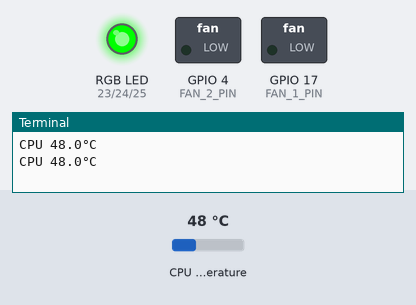
Recording of a program running on a simulated Raspberry Pi (BCM pin numbers). Parts: switched loads named in the program (green lamp = pin HIGH), an RGB LED mixed from three pins (HIGH = lit), the last lines printed to the terminal. The inputs (shaded band) are chosen by the test bench; at power-on: CPU temperature 48 °C. Dim RGB values are drawn brighter than linear.

Above: at 1.2 s.
1.3 s: CPU temperature set to 58 °C
At 4.0 s:
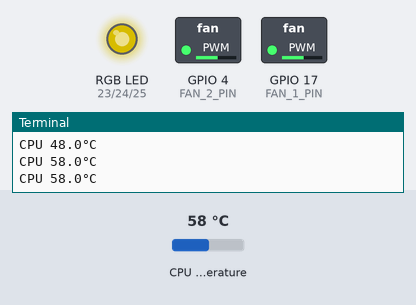
4.5 s: CPU temperature set to 31 °C
At 5.5 s:
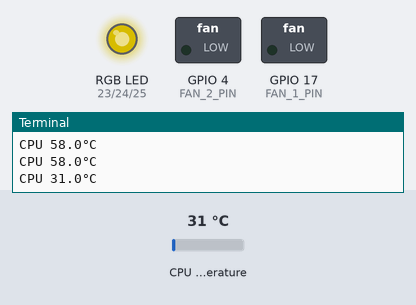
7.5 s: CPU temperature set to 71 °C
At 9.8 s:
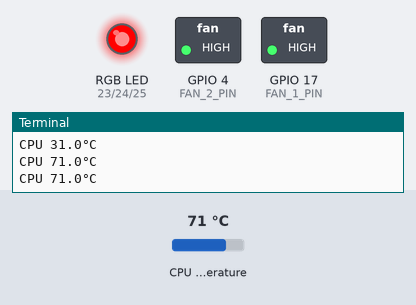
10.5 s: CPU temperature set to 44 °C
At 11.4 s:
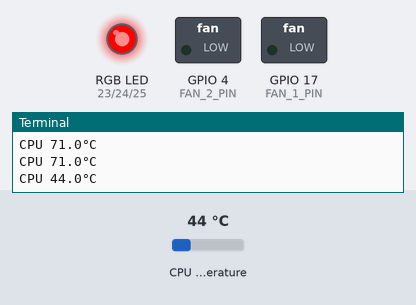
13.5 s: CPU temperature set to 84 °C
At 14.8 s:
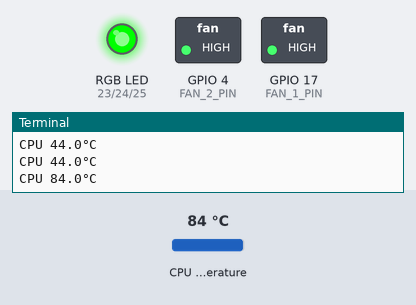
Timing chart, 0 to 16.5 s (numbered marks = the images above; inputs shaded):
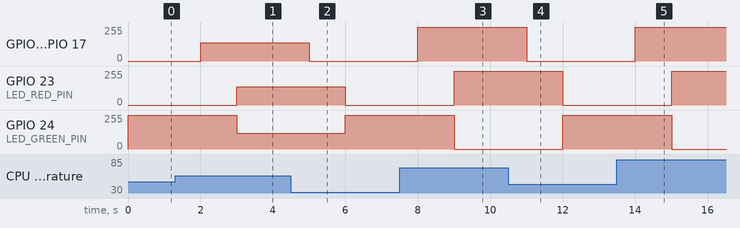

Measured:
- after the input at 1.3 s, GPIO 4 (FAN_2_PIN), GPIO 17 (FAN_1_PIN): 0/255 → 136/255 after 0.70 s; GPIO 23 (LED_RED_PIN): 0/255 → 136/255 after 1.7 s; GPIO 24 (LED_GREEN_PIN): 255/255 → 119/255 after 1.7 s
- after the input at 4.5 s, GPIO 4 (FAN_2_PIN), GPIO 17 (FAN_1_PIN): 136/255 → 0/255 after 0.50 s; GPIO 23 (LED_RED_PIN): 136/255 → 0/255 after 1.5 s; GPIO 24 (LED_GREEN_PIN): 119/255 → 255/255 after 1.5 s
- after the input at 7.5 s, GPIO 4 (FAN_2_PIN), GPIO 17 (FAN_1_PIN): 0/255 → 255/255 after 0.51 s; GPIO 23 (LED_RED_PIN): 0/255 → 255/255 after 1.5 s; GPIO 24 (LED_GREEN_PIN): 255/255 → 0/255 after 1.5 s
- after the input at 10.5 s, GPIO 4 (FAN_2_PIN), GPIO 17 (FAN_1_PIN): 255/255 → 0/255 after 0.51 s; GPIO 23 (LED_RED_PIN): 255/255 → 0/255 after 1.5 s; GPIO 24 (LED_GREEN_PIN): 0/255 → 255/255 after 1.5 s
- after the input at 13.5 s, GPIO 4 (FAN_2_PIN), GPIO 17 (FAN_1_PIN): 0/255 → 255/255 after 0.51 s; GPIO 23 (LED_RED_PIN): 0/255 → 255/255 after 1.5 s; GPIO 24 (LED_GREEN_PIN): 255/255 → 0/255 after 1.5 s

The program:

fan_control.py
```python
# !/usr/bin/python
# -*- coding: utf-8 -*-

# Lüftersteuerung PWM
# Version 0.2
# Geschrieben von: Fabian Riegeer

# Bibliotheken importieren
import RPi.GPIO as GPIO
import time
import sys

# Pinbelegung
LED_RED_PIN = 23  # rote LED
LED_GREEN_PIN = 24  # grüne LED
LED_BLUE_PIN = 25  # blaue LED
FAN_1_PIN = 17  # Lüfter 1
FAN_2_PIN = 4  # Lüfter 2

# Mindestgeschwindigkeit Lüfter
FAN_1_MIN = 30  # [%] Lüfter 1
FAN_2_MIN = 30  # [%] Lüfter 2

# Taktfrequenz und Intervallabstand
PWM_FREQ = 50  # [Hz]
WAIT_TIME = 1  # [s]

# Temperaturspanne und Lüftergeschwindigkeit Schritte
tempSteps = [50, 65]  # [°C]
speedSteps = [0, 100]  # [%]

# Die Lüfterdrehzahl ändert sich nur, wenn die Temperaturdifferenz höher ist
# als hyst
hyst = 1

i = 0
cpuTemp = 0
fanSpeed = 0
cpuTempOld = 0
fanSpeedOld = 0

# GPIO Startwerte
GPIO.setmode(GPIO.BCM)  # Auswahl Pinbelegung
GPIO.setwarnings(False)  # Warnungen Pinbelegung/-zustand
GPIO.setup(LED_RED_PIN, GPIO.OUT, initial=GPIO.LOW)  # LED rot
GPIO.setup(LED_GREEN_PIN, GPIO.OUT, initial=GPIO.LOW)  # LED grün
GPIO.setup(LED_BLUE_PIN, GPIO.OUT, initial=GPIO.LOW)  # LED blau
GPIO.setup(FAN_1_PIN, GPIO.OUT, initial=GPIO.LOW)  # Lüfter 1
GPIO.setup(FAN_2_PIN, GPIO.OUT, initial=GPIO.LOW)  # Lüfter 2

LED_RED = GPIO.PWM(LED_RED_PIN, PWM_FREQ)
LED_GREEN = GPIO.PWM(LED_GREEN_PIN, PWM_FREQ)
LED_BLUE = GPIO.PWM(LED_BLUE_PIN, PWM_FREQ)

LED_RED.start(0)
LED_GREEN.start(0)
LED_BLUE.start(0)

fan_1 = GPIO.PWM(FAN_1_PIN, PWM_FREQ)
fan_2 = GPIO.PWM(FAN_2_PIN, PWM_FREQ)

fan_1.start(0)
fan_2.start(0)

# We must set a speed value for each temperature step
if len(speedSteps) != len(tempSteps):
    print("Numbers of temp steps and speed steps are different")
    exit(0)

try:
    while 1:
        # Temperatur auslesen
        cpuTempFile = open("/sys/class/thermal/thermal_zone0/temp", "r")
        cpuTemp = round(float(cpuTempFile.read()) / 1000, 1)
        cpuTempFile.close()
        print("CPU " + str(cpuTemp) + "°C")

        # LED Farbgebung
        LED_RED.ChangeDutyCycle(fanSpeed)
        LED_GREEN.ChangeDutyCycle(100 - fanSpeed)

        # Calculate desired fan speed
        if abs(cpuTemp - cpuTempOld) > hyst:
            # Below first value, fan will run at min speed.
            if cpuTemp < tempSteps[0]:
                fanSpeed = speedSteps[0]
            # Above last value, fan will run at max speed
            elif cpuTemp >= tempSteps[len(tempSteps) - 1]:
                fanSpeed = speedSteps[len(tempSteps) - 1]
            # If temperature is between 2 steps, fan speed is calculated by
            # linear interpolation
            else:
                for i in range(0, len(tempSteps) - 1):
                    if (cpuTemp >= tempSteps[i]) and (cpuTemp < tempSteps[i + 1]):
                        fanSpeed = round(
                            (speedSteps[i + 1] - speedSteps[i])
                            / (tempSteps[i + 1] - tempSteps[i])
                            * (cpuTemp - tempSteps[i])
                            + speedSteps[i],
                            1,
                        )

            if fanSpeed != fanSpeedOld:
                if fanSpeed != fanSpeedOld and (fanSpeed >= FAN_1_MIN or fanSpeed == 0):
                    fan_1.ChangeDutyCycle(fanSpeed)
                    fanSpeedOld = fanSpeed
                    fan_2.ChangeDutyCycle(fanSpeed)
                    fanSpeedOld = fanSpeed
            cpuTempOld = cpuTemp

        time.sleep(WAIT_TIME)  # Intervall

# Bei KeyboardInterrupt (ctrl + c) GPIO auf 0 setzen und Programmende
except KeyboardInterrupt:
    print("Fan ctrl interrupted by keyboard")
    GPIO.cleanup()
    sys.exit()


def end():
    quit()
```
